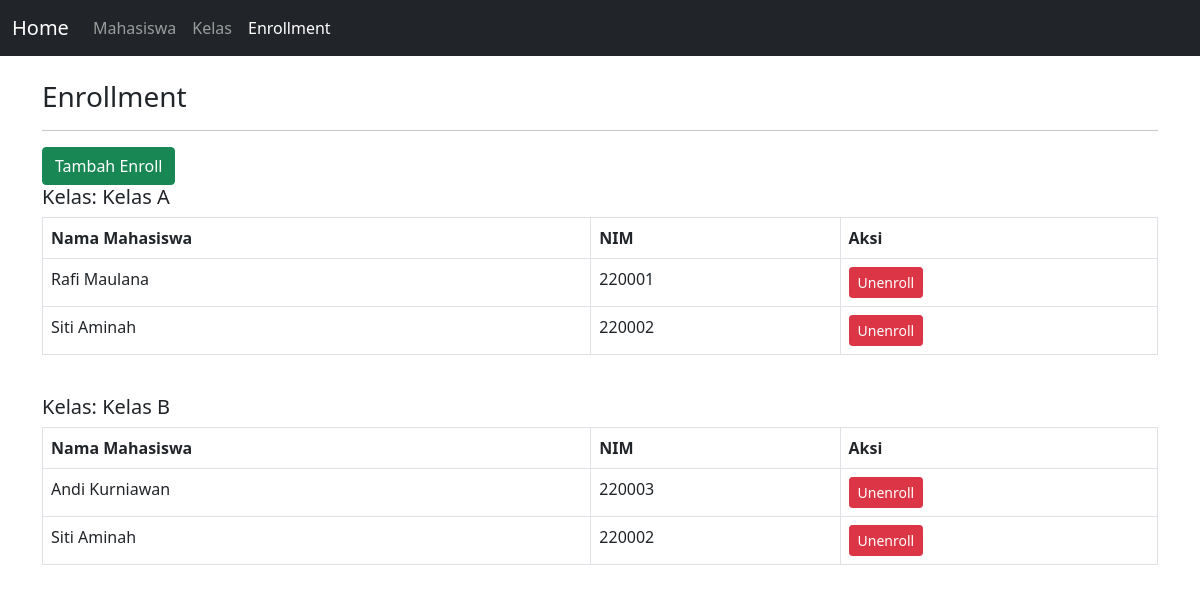
The page /tp_mvc/enrollment.php on the database its author committed.
### tables this page shows
CREATE TABLE `enrollments` (
  `id` int(11) NOT NULL,
  `student_id` int(11) DEFAULT NULL,
  `class_id` int(11) DEFAULT NULL
);

CREATE TABLE `classes` (
  `id` int(11) NOT NULL,
  `class_name` varchar(50) NOT NULL,
  `advisor` varchar(100) DEFAULT NULL
);

CREATE TABLE `students` (
  `id` int(11) NOT NULL,
  `nim` varchar(20) NOT NULL,
  `name` varchar(100) NOT NULL,
  `phone` varchar(15) DEFAULT NULL,
  `join_date` date DEFAULT NULL
);

### tp_mvc/controllers/Enrollment.controller.php (called while the page is built, shortened)
<?php
include_once("views/Enrollment.view.php");
class EnrollmentController {
    private $enrollment;
    public function __construct() {
        $this->enrollment = new Enrollment(Conf::$db_host, Conf::$db_user, Conf::$db_pass, Conf::$db_name);
    }
    public function index() {
        $this->enrollment->open();
        $this->enrollment->getAll();
        $data = [];
        while ($row = $this->enrollment->getResult()) {
            array_push($data, $row);
        }
        $view = new EnrollmentView();
        $view->render($data);
    }
}

### tp_mvc/models/DB.class.php (called while the page is built, shortened)
<?php
class DB
{
    var $db_host = "";
    var $db_user = "";
    var $db_pass = "";
    var $db_name = "";
    var $db_link = "";
    function __construct($db_host, $db_user, $db_pass, $db_name)
    {
        $this->db_host = $db_host;
        $this->db_user = $db_user;
        $this->db_pass = $db_pass;
        $this->db_name = $db_name;
    }
    function open()
    {
        $this->db_link = mysqli_connect($this->db_host, $this->db_user, $this->db_pass, $this->db_name);
    }
    function execute($query)
    {
        $this->result = mysqli_query($this->db_link, $query);
        return $this->result;
    }
}

### tp_mvc/models/Enrollment.class.php (called while the page is built, shortened)
<?php
include_once("models/DB.class.php");
class Enrollment extends DB {
    function getAll() {
        $query = "SELECT e.id, s.name AS student_name, s.nim, c.class_name, c.id AS class_id
                  FROM enrollments e
                  JOIN students s ON e.student_id = s.id
                  JOIN classes c ON e.class_id = c.id
                  ORDER BY c.class_name, s.name";
        return $this->execute($query);
    }
}

### tp_mvc/views/Enrollment.view.php (the view, shortened to what this page needs)
<?php
class EnrollmentView {
    public function render($data) {
        $currentClass = '';
        $table = '';
        $table .= "<a href='enrollment.php?add=true' class='btn btn-success'>Tambah Enroll</a>";
        foreach ($data as $row) {
            if ($currentClass !== $row['class_name']) {
                if ($currentClass !== '') $table .= "</tbody></table><br>";
                $currentClass = $row['class_name'];
                $table .= "<h5>Kelas: {$currentClass}</h5>
                <table class='table table-bordered'>
                    <thead>
                        <tr>
                            <th>Nama Mahasiswa</th>
                            <th>NIM</th>
                            <th>Aksi</th>
                        </tr>
                    </thead>
                    <tbody>";
            }
            $table .= "<tr>
                <td>{$row['student_name']}</td>
                <td>{$row['nim']}</td>
                <td><a href='enrollment.php?id_hapus={$row['id']}' class='btn btn-danger btn-sm' onclick=\"return confirm('Yakin ingin Unenroll?')\">Unenroll</a></td>
            </tr>";
        }
        if ($currentClass !== '') {
            $table .= "</tbody></table>";
        }
    }
}

### rows shown on the page
enrollments: class.class_name "Kelas A", student.name "Rafi Maulana", student.nim "220001"
enrollments: student.name "Siti Aminah", student.nim "220002"
enrollments: class.class_name "Kelas B", student.name "Andi Kurniawan", student.nim "220003"
enrollments: student.name "Siti Aminah", student.nim "220002"

### other values the page prints
$this->content "Home Mahasiswa Kelas Enrollment Enrollment"
